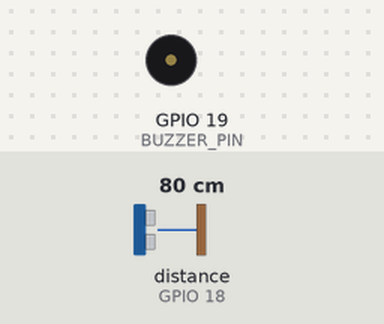
Bench run of a sketch on a simulated ESP32. Shown: buzzer (waves = sounding, pin HIGH). Wiring (inferred from the names in the program): ultrasonic range finder: trigger GPIO 5; echo GPIO 18. Inputs (shaded band) come from the test bench; at power-on: distance to the obstacle (sensor on GPIO 18) 80 cm. The echo pulse lasts 58.3 µs per cm; pins used as bus, display or sensor lines are not drawn.

Above: at 1.12 s.
1.6 s: distance to the obstacle (sensor on GPIO 18) set to 35 cm
At 2.03 s:
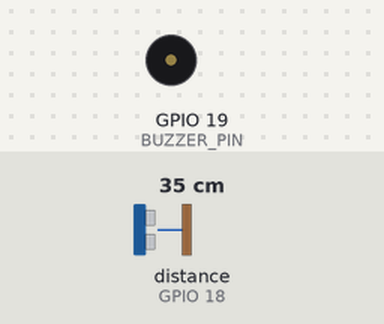
4.7 s: distance to the obstacle (sensor on GPIO 18) set to 4 cm
At 4.87 s:
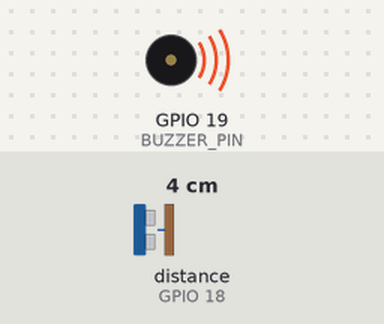
Timing chart, 0 to 13.8 s (numbered marks = the images above; inputs shaded):
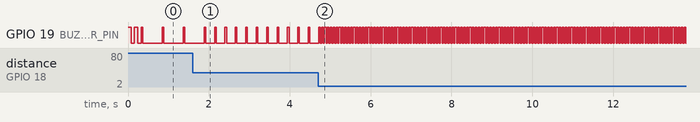

Measured:
- after the input at 1.6 s, GPIO 19 (BUZZER_PIN): alternates HIGH for 0.04 s and LOW for 0.22 s, starting after 0.54 s
- after the input at 4.7 s, GPIO 19 (BUZZER_PIN): alternates HIGH for 0.04 s and LOW for 0.03 s, starting after 0.09 s

The sketch:

esp32_spider.ino
```cpp
#include <Arduino.h>

const int TRIG_PIN = 5;    // GPIO 5
const int ECHO_PIN = 18;   // GPIO 18
const int BUZZER_PIN = 19; // Sesuaikan dengan pin buzzer

void setup() {
  pinMode(TRIG_PIN, OUTPUT);
  pinMode(ECHO_PIN, INPUT);
  pinMode(BUZZER_PIN, OUTPUT);

  // Bunyi bip 2x saat pertama nyala (tanda ESP32 & baterai aman)
  for (int i = 0; i < 2; i++) {
    digitalWrite(BUZZER_PIN, HIGH);
    delay(80);
    digitalWrite(BUZZER_PIN, LOW);
    delay(80);
  }
}

void loop() {
  // Trigger gelombang ultrasonik
  digitalWrite(TRIG_PIN, LOW);
  delayMicroseconds(2);
  digitalWrite(TRIG_PIN, HIGH);
  delayMicroseconds(10);
  digitalWrite(TRIG_PIN, LOW);

  // Baca pantulan (timeout 30ms agar tidak nge-hang jika tidak ada pantulan)
  long duration = pulseIn(ECHO_PIN, HIGH, 30000);
  float distance = (duration * 0.0343) / 2.0;

  // Jika objek terdeteksi dalam jarak 2 cm sampai 100 cm (1 meter)
  if (duration > 0 && distance >= 2 && distance <= 100) {
    // Makin dekat jaraknya (2cm), jeda makin cepat (20ms).
    // Makin jauh (100cm), jeda makin lambat (600ms).
    int jeda = map((int)distance, 2, 100, 20, 600);

    digitalWrite(BUZZER_PIN, HIGH);
    delay(40); // Durasi bunyi bip
    digitalWrite(BUZZER_PIN, LOW);
    delay(jeda); // Jeda antar bip
  } else {
    // Matikan buzzer jika di luar jangkauan atau sensor tidak merespons
    digitalWrite(BUZZER_PIN, LOW);
    delay(50);
  }
}
```
